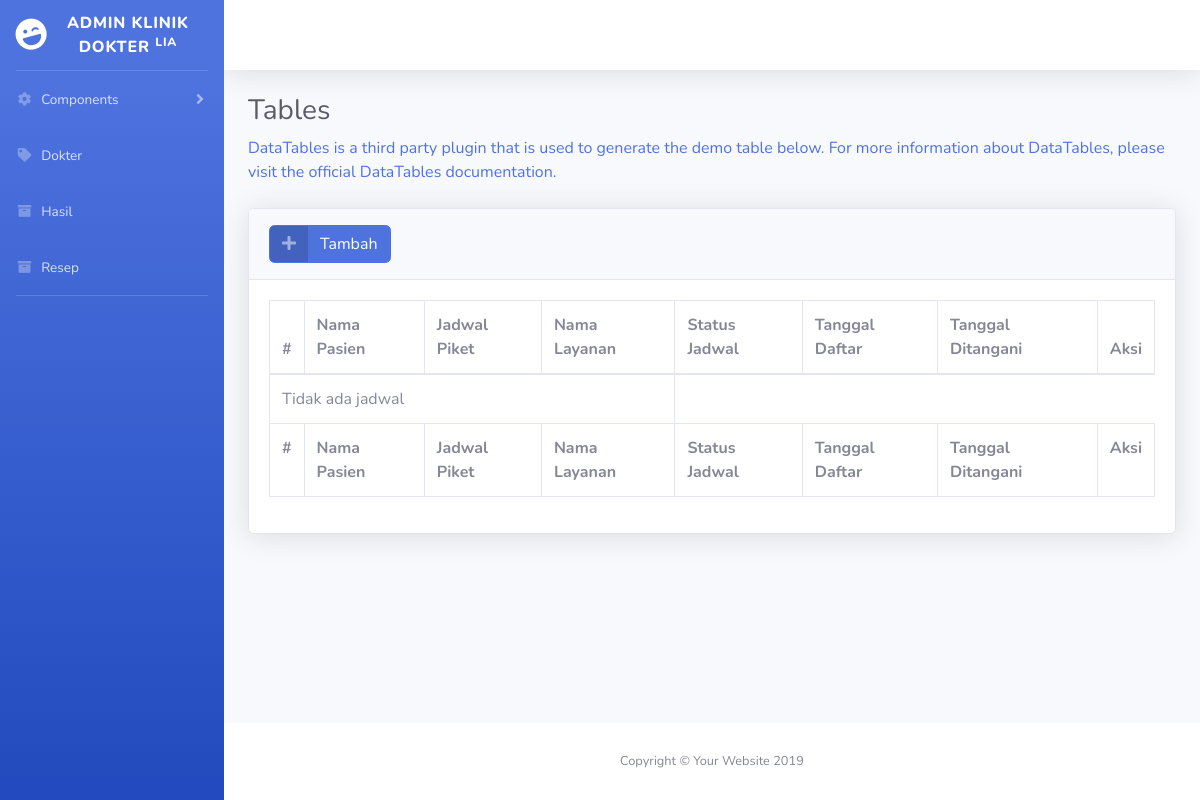
The page /index.php/jadwal on the database as committed earlier.
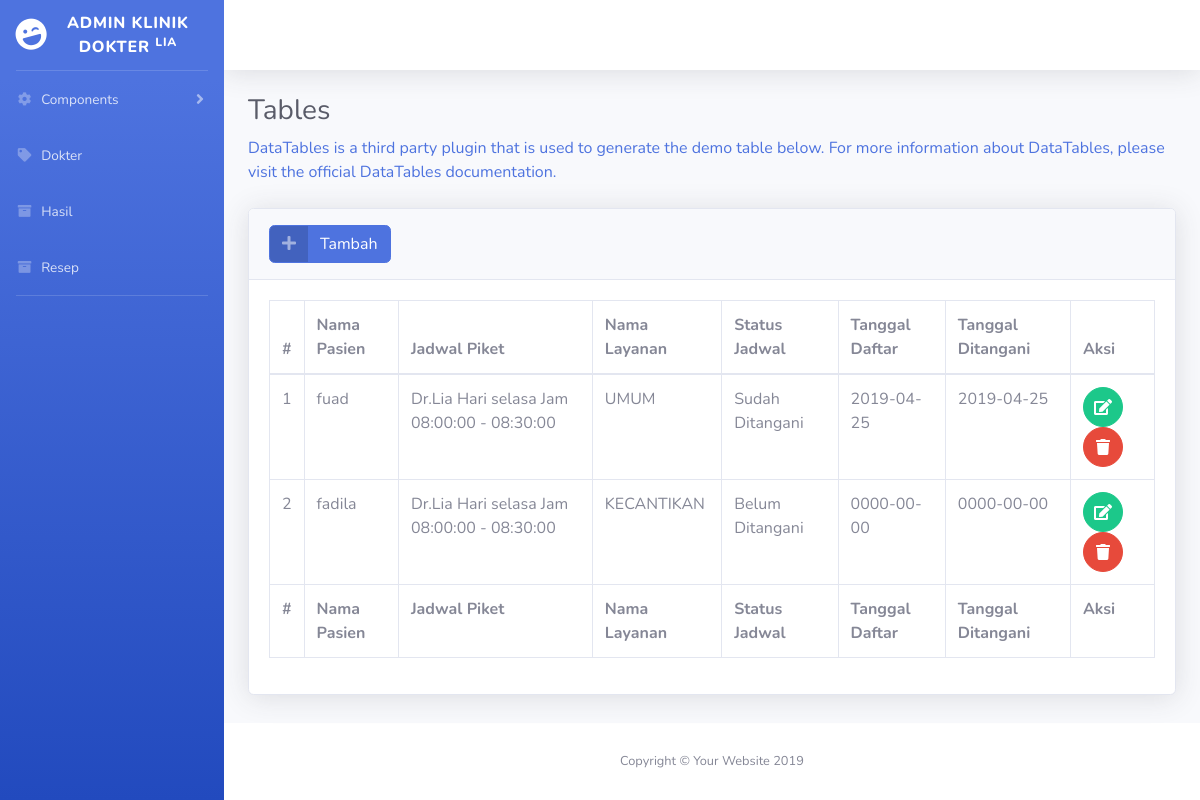
The same page on the database as committed later.
### tables this page shows
CREATE TABLE `tb_jadwal` (
  `id_jadwal` bigint(20) NOT NULL,
  `id_pasien` bigint(20) NOT NULL,
  `id_piket` bigint(20) NOT NULL,
  `id_layanan` bigint(20) NOT NULL,
  `status_jadwal` enum('Belum Ditangani','Sudah Ditangani') NOT NULL,
  `tanggal_daftar` date NOT NULL,
  `tanggal_ditangani` date NOT NULL
);

CREATE TABLE `tb_pasien` (
  `id_pasien` bigint(20) NOT NULL,
  `nama_pasien` varchar(50) NOT NULL,
  `jenis_kelamin` enum('L','P') NOT NULL,
  `email_pasien` varchar(100) NOT NULL,
  `kontak_pasien` varchar(15) NOT NULL,
  `alamat_pasien` text NOT NULL,
  `tanggal_lahir` date NOT NULL,
  `golongan_darah` enum('A','B','O','AB') NOT NULL,
  `password_pasien` varchar(32) NOT NULL,
  `kode_verivikasi` varchar(6) NOT NULL,
  `qr_code` varchar(255) NOT NULL
);

CREATE TABLE `tb_dokter` (
  `id_dokter` bigint(20) NOT NULL,
  `nama_dokter` varchar(30) NOT NULL,
  `email_dokter` varchar(100) NOT NULL,
  `password_dokter` varchar(32) NOT NULL,
  `current_password` varchar(32) NOT NULL
);

CREATE TABLE `tb_piket` (
  `id_piket` bigint(20) NOT NULL,
  `id_dokter` bigint(20) NOT NULL,
  `hari` enum('senin','selasa','rabo','kamis','jumat') NOT NULL,
  `jam_mulai` time NOT NULL,
  `jam_selesai` time NOT NULL
);

CREATE TABLE `tb_layanan` (
  `id_layanan` bigint(20) NOT NULL,
  `nama_layanan` enum('UMUM','KECANTIKAN') NOT NULL
);

### application/controllers/Jadwal.php (called while the page is built, shortened)
<?php
class jadwal extends CI_Controller {
	public function index()
	{
		$this->db->join('tb_pasien', 'tb_pasien.id_pasien=tb_jadwal.id_pasien');
		$this->db->join('tb_piket', 'tb_piket.id_piket=tb_jadwal.id_piket');
		$this->db->join('tb_layanan', 'tb_layanan.id_layanan=tb_jadwal.id_layanan');
		$this->db->join('tb_dokter', 'tb_piket.id_dokter=tb_dokter.id_dokter');
		$data['p_semuajadwal'] = $this->db->get('tb_jadwal')->result();
		$this->load->view('jadwal/v_daftar',
			$data);
	}
}
?>

### index.php (called while the page is built, shortened)
<?php
require_once BASEPATH.'core/CodeIgniter.php';

### application/views/jadwal/v_daftar.php (the view, shortened to what this page needs)
<!DOCTYPE html>
<html lang="en">
<head>
  <link href="<?php echo base_url(); ?>tema/admin/vendor/fontawesome-free/css/all.min.css" rel="stylesheet" type="text/css">
   <link href="<?php echo base_url(); ?>tema/admin/css/sb-admin-2.min.css" rel="stylesheet">
  <link href="vendor/datatables/dataTables.bootstrap4.min.css" rel="stylesheet">
</head>
<body id="page-top">
  <div id="wrapper">
    <?php  $this->load->view("template/sidebar");?>
    <div id="content-wrapper" class="d-flex flex-column">
      <div id="content">
      <?php $this->load->view("template/topbar");?>
        <div class="container-fluid">
          <h1 class="h3 mb-2 text-gray-800 text-primary">Tables</h1>
          <p class="mb-4 text-primary">DataTables is a third party plugin that is used to generate the demo table below. For more information about DataTables, please visit the <a target="_blank" href="https://datatables.net">official DataTables documentation</a>.</p>
          <div class="card shadow mb-4">
            <div class="card-header py-3">
              <h6 class="m-0 font-weight-bold text-primary">
                <a href="<?php echo site_url('jadwal/tambah'); ?>" class="btn btn-primary btn-icon-split">
                    <span class="icon text-white-50">
                      <i class="fas fa-plus"></i>
                    </span>
                    <span class="text">Tambah</span>
                  </a>
              </h6>
            </div>
            <div class="card-body">
              <div class="table-responsive">
                <table class="table table-bordered" id="dataTable" width="100%" cellspacing="0">
                  <thead>
                    <tr>
                     <th>#</th>
                     <th>Nama Pasien</th>
                     <th>Jadwal Piket</th>
                     <th>Nama Layanan</th>
                     <th>Status Jadwal</th>
                     <th>Tanggal Daftar</th>
                     <th>Tanggal Ditangani</th>
                     <th>Aksi</th>
                    </tr>
                  </thead>
                  <tfoot>
                    <tr>
                     <th>#</th>
                     <th>Nama Pasien</th>
                     <th>Jadwal Piket</th>
                     <th>Nama Layanan</th>
                    <th>Status Jadwal</th>
                     <th>Tanggal Daftar</th>
                     <th>Tanggal Ditangani</th>
                      <th>Aksi</th>
                    </tr>
                  </tfoot>
                  <tbody>
                   <?php if(count($p_semuajadwal) > 0) { ?>
      <?php $no = 1; ?>
      <?php foreach ($p_semuajadwal as $data) { ?>
      <tr>
        <td><?php echo $no++; ?></td>
        <td><?php echo $data->nama_pasien; ?></td>
        <td><?php echo $data->nama_dokter; echo " Hari "; echo $data->hari; echo " Jam "; echo $data->jam_mulai; echo " - "; echo $data->jam_selesai; ?> </td>
        <td><?php echo $data->nama_layanan; ?></td>
        <td><?php echo $data->status_jadwal; ?></td>
        <td><?php echo $data->tanggal_daftar; ?></td>
        <td><?php echo $data->tanggal_ditangani; ?></td>
        <td>
          <a href="<?php echo site_url('jadwal/edit/' . $data->id_jadwal); ?>" class="btn btn-success btn-circle">
                    <i class="fas fa-edit"></i>
                  </a>
           <a href="<?php echo site_url('jadwal/proses_hapus/' . $data->id_jadwal); ?>" class="btn btn-danger btn-circle">
                    <i class="fas fa-trash"></i>
                  </a>
        </td>
      </tr>
      <?php } ?>
      <?php } else { ?>
      <tr>
        <td colspan="4">Tidak ada jadwal</td>
      </tr>
      <?php } ?>
                  </tbody>
                </table>
              </div>
            </div>
          </div>
        </div>
      </div>
     <?php $this->load->view("template/footer");?>

### application/views/template/sidebar.php (shortened to what this page needs)
<ul class="navbar-nav bg-gradient-primary sidebar sidebar-dark accordion" id="accordionSidebar">
  <a class="sidebar-brand d-flex align-items-center justify-content-center" href="index.html">
    <div class="sidebar-brand-icon rotate-n-15">
      <i class="fas fa-laugh-wink"></i>
    </div>
    <div class="sidebar-brand-text mx-3">Admin Klinik Dokter <sup>Lia</sup></div>
  </a>
  <hr class="sidebar-divider my-0">
  <li class="nav-item">
    <a class="nav-link collapsed" href="#" data-toggle="collapse" data-target="#collapseTwo" aria-expanded="true" aria-controls="collapseTwo">
      <i class="fas fa-fw fa-cog"></i>
      <span>Components</span>
    </a>
  </li>
  <li class="nav-item">
    <a class="nav-link" href="<?php echo site_url('dokter'); ?>">
      <i class="fas fa-fw fa-tag"></i>
      <span>Dokter</span></a>
  </li>
  <li class="nav-item">
    <a class="nav-link" href="<?php echo site_url('hasil'); ?>">
      <i class="fas fa-fw fa-archive"></i>
      <span>Hasil</span></a>
  </li>
  <li class="nav-item">
    <a class="nav-link" href="<?php echo site_url('resep'); ?>">
      <i class="fas fa-fw fa-archive"></i>
      <span>Resep</span></a>
  </li>
  <hr class="sidebar-divider d-none d-md-block">
</ul>

### application/views/template/topbar.php (shortened to what this page needs)
<nav class="navbar navbar-expand navbar-light bg-white topbar mb-4 static-top shadow">
  <ul class="navbar-nav ml-auto">
    <li class="nav-item dropdown no-arrow">
      <a class="nav-link dropdown-toggle" href="#" id="userDropdown" role="button" data-toggle="dropdown" aria-haspopup="true" aria-expanded="false">
      </a>
    </li>
  </ul>
</nav>

### application/views/template/footer.php (shortened to what this page needs)
      <footer class="sticky-footer bg-white">
        <div class="container my-auto">
          <div class="copyright text-center my-auto">
            <span>Copyright &copy; Your Website 2019</span>
          </div>
        </div>
      </footer>
    </div>
  </div>
</body>
</html>

Rows that differ between the two databases and show on the page:
added tb_jadwal: id_pasien.nama_pasien "fuad", tb_dokter.nama_dokter "Dr.Lia", id_piket.hari "selasa", id_piket.jam_mulai "08:00:00", id_piket.jam_selesai "08:30:00", id_layanan.nama_layanan "UMUM", status_jadwal "Sudah Ditangani", tanggal_daftar "2019-04-25", tanggal_ditangani "2019-04-25"
added tb_jadwal: id_pasien.nama_pasien "fadila", tb_dokter.nama_dokter "Dr.Lia", id_piket.hari "selasa", id_piket.jam_mulai "08:00:00", id_piket.jam_selesai "08:30:00", id_layanan.nama_layanan "KECANTIKAN", status_jadwal "Belum Ditangani", tanggal_daftar "0000-00-00", tanggal_ditangani "0000-00-00"
Other text that changed with them:
text no longer shown: "Tidak ada jadwal"
